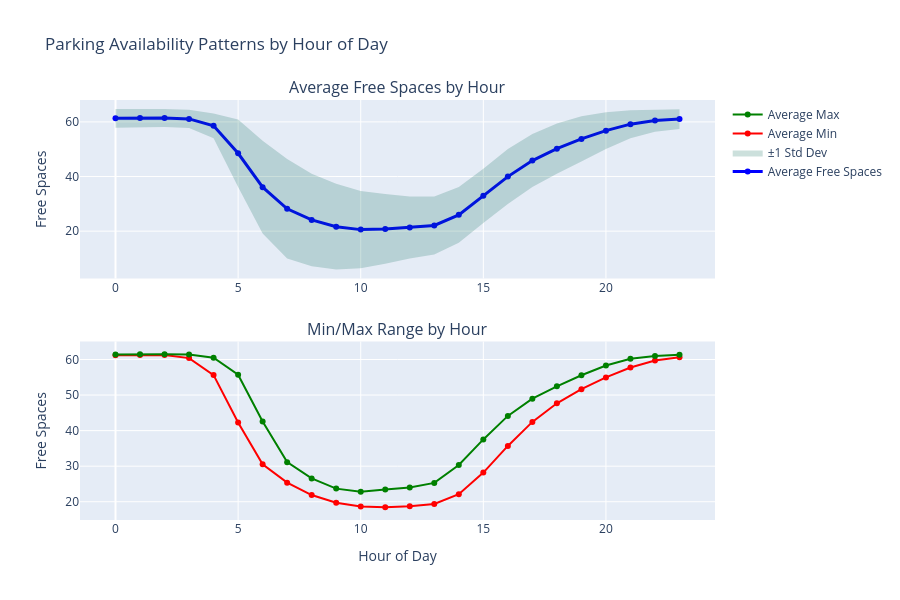

Notebook source saved alongside this figure:
### Markdown cell above
## 5. Availability Analysis by Hours

### Code cell
# Hourly availability analysis
hourly_stats = df.groupby('hour_of_day').agg({
    'avg_free_spaces': ['mean', 'std', 'min', 'max'],
    'min_free_spaces': 'mean',
    'max_free_spaces': 'mean'
}).round(2)

# Flatten column names
hourly_stats.columns = ['avg_mean', 'avg_std', 'avg_min', 'avg_max', 'min_avg', 'max_avg']
hourly_stats.reset_index(inplace=True)

print("Hourly Availability Statistics:")
print(hourly_stats)

# Create hourly availability plot
fig = make_subplots(rows=2, cols=1, 
                    subplot_titles=('Average Free Spaces by Hour', 'Min/Max Range by Hour'),
                    vertical_spacing=0.15)

# Average free spaces
fig.add_trace(go.Scatter(
    x=hourly_stats['hour_of_day'],
    y=hourly_stats['avg_mean'],
    mode='lines+markers',
    name='Average Free Spaces',
    line=dict(color='blue', width=3)
), row=1, col=1)

# Error bands for standard deviation
fig.add_trace(go.Scatter(
    x=hourly_stats['hour_of_day'],
    y=hourly_stats['avg_mean'] + hourly_stats['avg_std'],
    mode='lines',
    line=dict(width=0),
    showlegend=False,
    hoverinfo='skip'
), row=1, col=1)

fig.add_trace(go.Scatter(
    x=hourly_stats['hour_of_day'],
    y=hourly_stats['avg_mean'] - hourly_stats['avg_std'],
    mode='lines',
    line=dict(width=0),
    fill='tonexty',
    fillcolor='rgba(0,100,80,0.2)',
    name='±1 Std Dev',
    hoverinfo='skip'
), row=1, col=1)

# Min/Max range
fig.add_trace(go.Scatter(
    x=hourly_stats['hour_of_day'],
    y=hourly_stats['min_avg'],
    mode='lines+markers',
    name='Average Min',
    line=dict(color='red', width=2)
), row=2, col=1)

fig.add_trace(go.Scatter(
    x=hourly_stats['hour_of_day'],
    y=hourly_stats['max_avg'],
    mode='lines+markers',
    name='Average Max',
    line=dict(color='green', width=2)
), row=2, col=1)

fig.update_layout(
    title='Parking Availability Patterns by Hour of Day',
    height=600,
    showlegend=True
)

fig.update_xaxes(title_text="Hour of Day", row=2, col=1)
fig.update_yaxes(title_text="Free Spaces", row=1, col=1)
fig.update_yaxes(title_text="Free Spaces", row=2, col=1)

fig.show()

### Figure 1 — Plotly figure (JSON) as saved in the notebook; plotly's stock layout.template omitted (floating-point values rounded to 4 significant figures)
{"data": [{"line": {"color": "blue", "width": 3}, "mode": "lines+markers", "name": "Average Free Spaces", "type": "scatter", "x": [0, 1, 2, 3, 4, 5, 6, 7, 8, 9, 10, 11, 12, 13, 14, 15, 16, 17, 18, 19, 20, 21, 22, 23], "xaxis": "x", "y": [61.31, 61.4, 61.42, 61.1, 58.57, 48.52, 36.11, 28.19, 24.12, 21.62, 20.56, 20.83, 21.35, 22.07, 25.96, 32.92, 39.97, 45.83, 50.19, 53.78, 56.8, 59.17, 60.5, 61.02], "yaxis": "y"}, {"hoverinfo": "skip", "line": {"width": 0}, "mode": "lines", "showlegend": false, "type": "scatter", "x": [0, 1, 2, 3, 4, 5, 6, 7, 8, 9, 10, 11, 12, 13, 14, 15, 16, 17, 18, 19, 20, 21, 22, 23], "xaxis": "x", "y": [64.72, 64.75, 64.73, 64.41, 63.09, 60.89, 53.06, 46.39, 41.05, 37.31, 34.68, 33.6, 32.72, 32.7, 36.2, 42.88, 50.04, 55.53, 59.41, 62.09, 63.56, 64.31, 64.57, 64.63], "yaxis": "y"}, {"fill": "tonexty", "fillcolor": "rgba(0,100,80,0.2)", "hoverinfo": "skip", "line": {"width": 0}, "mode": "lines", "name": "±1 Std Dev", "type": "scatter", "x": [0, 1, 2, 3, 4, 5, 6, 7, 8, 9, 10, 11, 12, 13, 14, 15, 16, 17, 18, 19, 20, 21, 22, 23], "xaxis": "x", "y": [57.9, 58.05, 58.11, 57.79, 54.05, 36.15, 19.16, 9.99, 7.19, 5.93, 6.44, 8.06, 9.98, 11.44, 15.72, 22.96, 29.9, 36.13, 40.97, 45.47, 50.04, 54.03, 56.43, 57.41], "yaxis": "y"}, {"line": {"color": "red", "width": 2}, "mode": "lines+markers", "name": "Average Min", "type": "scatter", "x": [0, 1, 2, 3, 4, 5, 6, 7, 8, 9, 10, 11, 12, 13, 14, 15, 16, 17, 18, 19, 20, 21, 22, 23], "xaxis": "x2", "y": [61.19, 61.29, 61.24, 60.39, 55.62, 42.28, 30.51, 25.37, 21.89, 19.73, 18.67, 18.43, 18.76, 19.36, 22.11, 28.2, 35.7, 42.45, 47.69, 51.67, 54.96, 57.76, 59.73, 60.64], "yaxis": "y2"}, {"line": {"color": "green", "width": 2}, "mode": "lines+markers", "name": "Average Max", "type": "scatter", "x": [0, 1, 2, 3, 4, 5, 6, 7, 8, 9, 10, 11, 12, 13, 14, 15, 16, 17, 18, 19, 20, 21, 22, 23], "xaxis": "x2", "y": [61.39, 61.47, 61.5, 61.42, 60.48, 55.72, 42.57, 31.14, 26.57, 23.69, 22.78, 23.46, 24.03, 25.3, 30.32, 37.53, 44.14, 48.98, 52.45, 55.57, 58.31, 60.21, 61.01, 61.31], "yaxis": "y2"}], "layout": {"annotations": [{"font": {"size": 16}, "showarrow": false, "text": "Average Free Spaces by Hour", "x": 0.5, "xanchor": "center", "xref": "paper", "y": 1, "yanchor": "bottom", "yref": "paper"}, {"font": {"size": 16}, "showarrow": false, "text": "Min/Max Range by Hour", "x": 0.5, "xanchor": "center", "xref": "paper", "y": 0.425, "yanchor": "bottom", "yref": "paper"}], "height": 600, "showlegend": true, "title": {"text": "Parking Availability Patterns by Hour of Day"}, "xaxis": {"anchor": "y", "domain": [0, 1]}, "xaxis2": {"anchor": "y2", "domain": [0, 1], "title": {"text": "Hour of Day"}}, "yaxis": {"anchor": "x", "domain": [0.575, 1], "title": {"text": "Free Spaces"}}, "yaxis2": {"anchor": "x2", "domain": [0, 0.425], "title": {"text": "Free Spaces"}}}}
